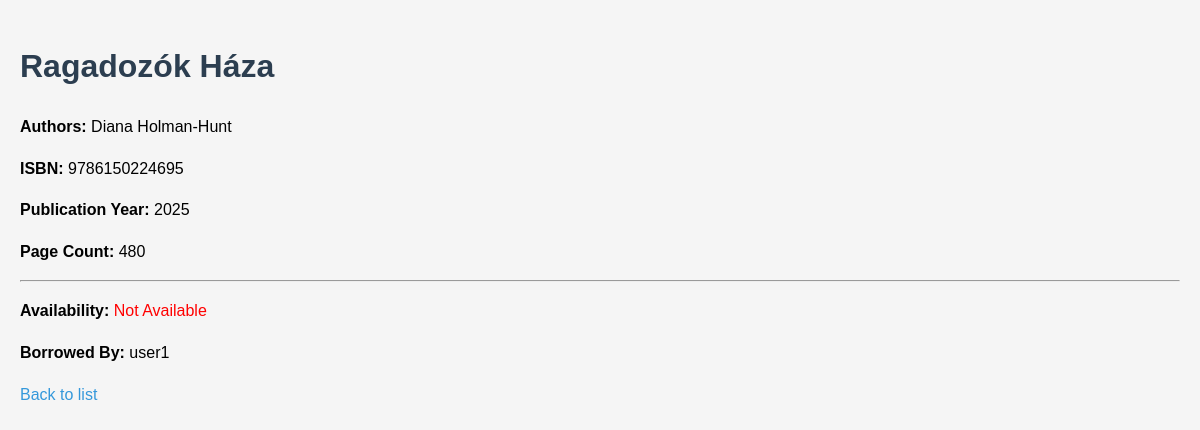
Page /books/1/ on the committed database.
### library/models.py (models this page shows, shortened)
class Book(models.Model):
    isbn = models.CharField(max_length=13, unique=True)
    title = models.CharField(max_length=255)
    authors = models.ManyToManyField('Author', related_name='books')
    publication_year = models.IntegerField()
    page_count = models.IntegerField()
    cover_image = models.ImageField(upload_to='book_covers/', null=True, blank=True)
    available = models.BooleanField(default=True)
    borrowed_by = models.ForeignKey(User, null=True, blank=True, on_delete=models.SET_NULL)

class Author(models.Model):
    name = models.CharField(max_length=100)
    birth_date = models.DateField()
    birth_place = models.CharField(max_length=100)
    nationality = models.CharField(max_length=50)
    death_date = models.DateField(null=True, blank=True)
    death_place = models.CharField(max_length=100, null=True, blank=True)

### library/views.py (the view)
# urls.py: path('books/<int:book_id>/', views.book_detail, name='book_detail'),
def book_detail(request, book_id):
    book = get_object_or_404(Book, id=book_id)
    return render(request, 'library/book_detail.html', {'book': book})

### library/templates/library/book_detail.html (shortened to what this page needs)
<!DOCTYPE html>
<html>
<head>
    {% load static %}
    <link rel="stylesheet" type="text/css" href="{% static 'css/style.css' %}">
</head>
<body>
    <h1>{{ book.title }}</h1>
    <p><strong>Authors:</strong>
        {% for author in book.authors.all %}
            {{ author.name }}{% if not forloop.last %}, {% endif %}
        {% endfor %}
    </p>
    <p><strong>ISBN:</strong> {{ book.isbn }}</p>
    <p><strong>Publication Year:</strong> {{ book.publication_year }}</p>
    <p><strong>Page Count:</strong> {{ book.page_count }}</p>
    <hr>
    <p><strong>Availability:</strong>
        {% if book.available %}
            <span style="color:green;">Available</span>
            {% if user.is_authenticated %}
                <form method="post" action="{% url 'borrow_book' book_id=book.id %}">
                    {% csrf_token %}
                    <button type="submit">Borrow this book</button>
                </form>
            {% endif %}
        {% else %}
            <span style="color:red;">Not Available</span>
        {% endif %}
    </p>
<p><strong>Borrowed By:</strong>
    {% if book.borrowed_by %}
        {{ book.borrowed_by.username }}
    {% else %}
        Not borrowed
    {% endif %}
</p>
    <p><a href="{% url 'book_list' %}">Back to list</a></p>
</body>
</html>

### library/static/css/style.css (style rules this page uses)
body { font-family: Arial, sans-serif; line-height: 1.6; margin: 0; padding: 20px; background-color: #f5f5f5; }
h1 { color: #2c3e50; }
a { color: #3498db; text-decoration: none; }

### rows in the picture
Book: title "Ragadozók Háza", isbn "9786150224695", publication_year "2025", page_count "480", borrowed_by.username "user1"
Author: name "Diana Holman-Hunt"
